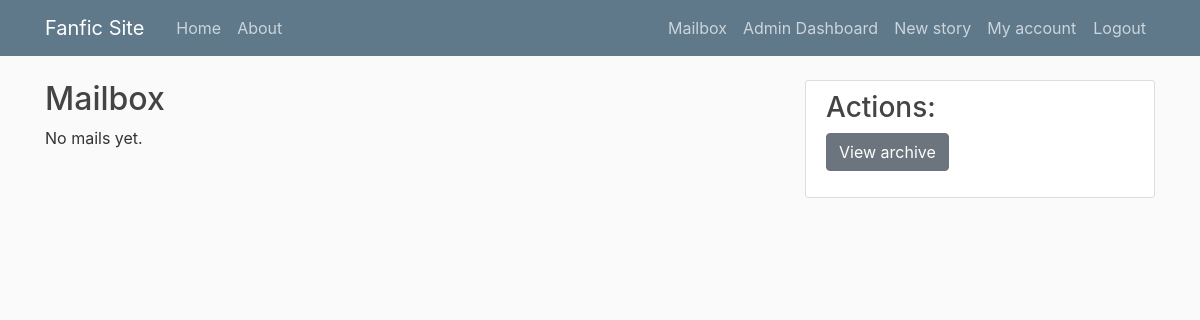
The app's page /mails/ (signed in), older data.
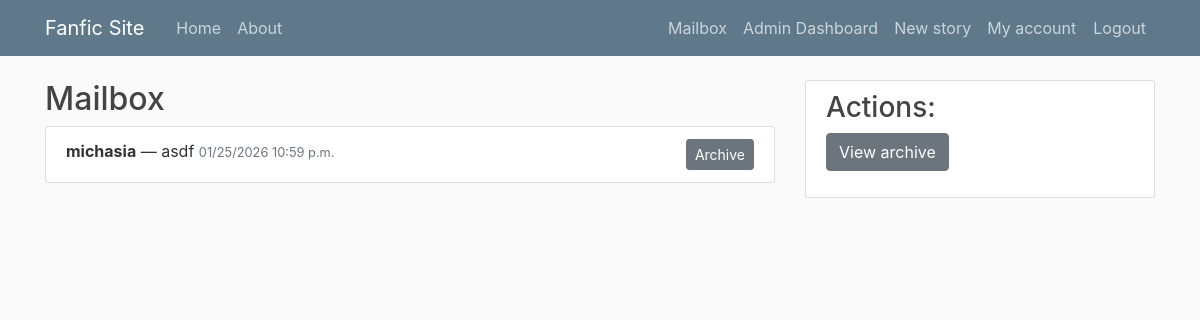
The same page, newer data.
### mails/models.py (models this page shows, shortened)
class Mail(models.Model):
    sender = models.ForeignKey(User, on_delete=models.CASCADE, related_name='sent_mails')
    recipient = models.ForeignKey(User, on_delete=models.CASCADE, related_name='received_mails')
    subject = models.CharField(max_length=255)
    body = models.TextField()
    timestamp = models.DateTimeField(default=timezone.now)
    is_archived = models.BooleanField(default=False)

### mails/views.py (the view)
# urls.py: path('', MailboxView.as_view(), name='mailbox'),              # /mails/
class MailboxView(LoginRequiredMixin, ListView):
    model = Mail
    template_name = 'mails/mailbox.html'
    context_object_name = 'mails'
    def get_queryset(self):
        return Mail.objects.filter(recipient=self.request.user, is_archived=False).order_by('-timestamp')

### mails/templates/mails/mailbox.html
{% extends "stories/base.html" %}
{% block content %}
<h2>Mailbox</h2>
{% if mails %}
<ul class="list-group">
  {% for mail in mails %}
    <li class="list-group-item">
      <strong>{{ mail.sender.username }}</strong> &mdash; {{ mail.subject }}
      <small class="text-muted">{{ mail.timestamp|date:"SHORT_DATETIME_FORMAT" }}</small>
      <a href="{% url 'mails:archive' mail.id %}" class="btn btn-sm btn-secondary float-right">Archive</a>
    </li>
  {% endfor %}
</ul>
{% else %}
<p>No mails yet.</p>
{% endif %}
{% endblock %}
{% block sidebar %}
<div class="content-section">
<h3>Actions:</h3>
<a href="{% url 'mails:archived' %}" class="btn btn-secondary mb-3">View archive</a>
</div>
{% endblock %}

Row changes from the older to the newer data that the page shows:
added Mail: sender.username "michasia", subject "asdf", timestamp "01/25/2026 10:59 p.m."
Text that changed along with them:
text no longer shown: "No mails yet."
